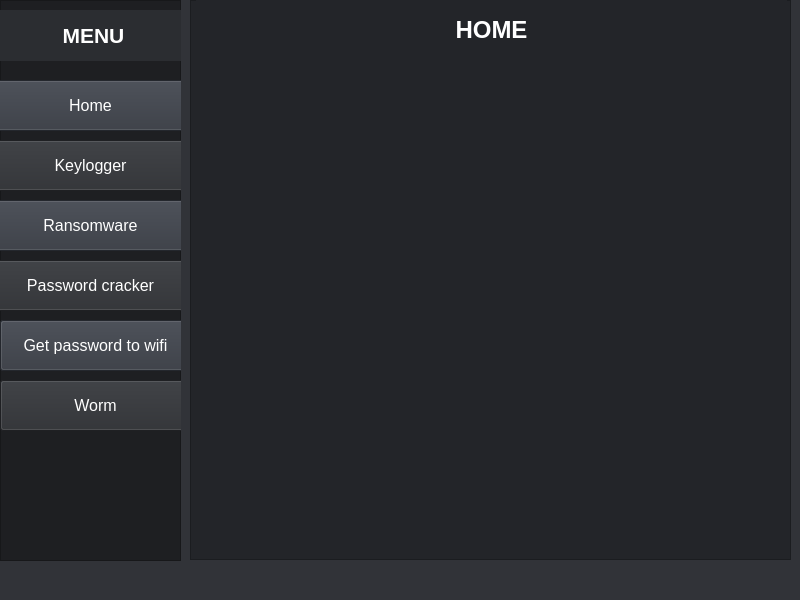
<?xml version="1.0" encoding="UTF-8"?>
<ui version="4.0">
 <class>MainWindow</class>
 <widget class="QMainWindow" name="MainWindow">
  <property name="geometry">
   <rect>
    <x>0</x>
    <y>0</y>
    <width>800</width>
    <height>600</height>
   </rect>
  </property>
  <property name="minimumSize">
   <size>
    <width>800</width>
    <height>600</height>
   </size>
  </property>
  <property name="maximumSize">
   <size>
    <width>800</width>
    <height>600</height>
   </size>
  </property>
  <property name="windowTitle">
   <string>MainWindow</string>
  </property>
  <property name="styleSheet">
   <string notr="true">background-color: #313338;
color: white;</string>
  </property>
  <widget class="QWidget" name="centralwidget">
   <widget class="QFrame" name="menu_frame">
    <property name="geometry">
     <rect>
      <x>0</x>
      <y>0</y>
      <width>181</width>
      <height>561</height>
     </rect>
    </property>
    <property name="font">
     <font>
      <pointsize>16</pointsize>
      <weight>75</weight>
      <bold>true</bold>
     </font>
    </property>
    <property name="styleSheet">
     <string notr="true">background-color:#1e1f22;</string>
    </property>
    <property name="frameShape">
     <enum>QFrame::StyledPanel</enum>
    </property>
    <property name="frameShadow">
     <enum>QFrame::Raised</enum>
    </property>
    <widget class="QLabel" name="menu_label">
     <property name="enabled">
      <bool>true</bool>
     </property>
     <property name="geometry">
      <rect>
       <x>0</x>
       <y>10</y>
       <width>181</width>
       <height>51</height>
      </rect>
     </property>
     <property name="font">
      <font>
       <pointsize>16</pointsize>
       <weight>75</weight>
       <bold>true</bold>
       <underline>false</underline>
       <stylestrategy>PreferDefault</stylestrategy>
       <kerning>true</kerning>
      </font>
     </property>
     <property name="focusPolicy">
      <enum>Qt::NoFocus</enum>
     </property>
     <property name="layoutDirection">
      <enum>Qt::LeftToRight</enum>
     </property>
     <property name="styleSheet">
      <string notr="true">background-color: #2b2d31;</string>
     </property>
     <property name="text">
      <string> MENU</string>
     </property>
     <property name="alignment">
      <set>Qt::AlignCenter</set>
     </property>
    </widget>
    <widget class="QPushButton" name="home">
     <property name="geometry">
      <rect>
       <x>-10</x>
       <y>80</y>
       <width>201</width>
       <height>51</height>
      </rect>
     </property>
     <property name="font">
      <font>
       <pointsize>12</pointsize>
      </font>
     </property>
     <property name="styleSheet">
      <string notr="true">background-color: #33373f;
</string>
     </property>
     <property name="text">
      <string>Home</string>
     </property>
    </widget>
    <widget class="QPushButton" name="keylogger">
     <property name="geometry">
      <rect>
       <x>-10</x>
       <y>140</y>
       <width>201</width>
       <height>51</height>
      </rect>
     </property>
     <property name="font">
      <font>
       <pointsize>12</pointsize>
      </font>
     </property>
     <property name="styleSheet">
      <string notr="true">background-color: #2b2d31;</string>
     </property>
     <property name="text">
      <string>Keylogger</string>
     </property>
    </widget>
    <widget class="QPushButton" name="ransom">
     <property name="geometry">
      <rect>
       <x>-10</x>
       <y>200</y>
       <width>201</width>
       <height>51</height>
      </rect>
     </property>
     <property name="font">
      <font>
       <pointsize>12</pointsize>
      </font>
     </property>
     <property name="styleSheet">
      <string notr="true">background-color: #33373f;
</string>
     </property>
     <property name="text">
      <string>Ransomware</string>
     </property>
    </widget>
    <widget class="QPushButton" name="password_cracker">
     <property name="geometry">
      <rect>
       <x>-10</x>
       <y>260</y>
       <width>201</width>
       <height>51</height>
      </rect>
     </property>
     <property name="font">
      <font>
       <pointsize>12</pointsize>
      </font>
     </property>
     <property name="styleSheet">
      <string notr="true">background-color: #2b2d31;</string>
     </property>
     <property name="text">
      <string>Password cracker</string>
     </property>
    </widget>
    <widget class="QPushButton" name="wifi_password">
     <property name="geometry">
      <rect>
       <x>0</x>
       <y>320</y>
       <width>191</width>
       <height>51</height>
      </rect>
     </property>
     <property name="font">
      <font>
       <pointsize>12</pointsize>
      </font>
     </property>
     <property name="styleSheet">
      <string notr="true">background-color: #33373f;
</string>
     </property>
     <property name="text">
      <string>Get password to wifi</string>
     </property>
    </widget>
    <widget class="QPushButton" name="worm">
     <property name="geometry">
      <rect>
       <x>0</x>
       <y>380</y>
       <width>191</width>
       <height>51</height>
      </rect>
     </property>
     <property name="font">
      <font>
       <pointsize>12</pointsize>
      </font>
     </property>
     <property name="styleSheet">
      <string notr="true">background-color: #2b2d31;</string>
     </property>
     <property name="text">
      <string>Worm</string>
     </property>
    </widget>
   </widget>
   <widget class="QFrame" name="home_frame">
    <property name="enabled">
     <bool>true</bool>
    </property>
    <property name="geometry">
     <rect>
      <x>190</x>
      <y>0</y>
      <width>601</width>
      <height>560</height>
     </rect>
    </property>
    <property name="styleSheet">
     <string notr="true">background-color:#232529;</string>
    </property>
    <property name="frameShape">
     <enum>QFrame::StyledPanel</enum>
    </property>
    <property name="frameShadow">
     <enum>QFrame::Raised</enum>
    </property>
    <widget class="QLabel" name="homel_abel">
     <property name="geometry">
      <rect>
       <x>6</x>
       <y>-1</y>
       <width>591</width>
       <height>61</height>
      </rect>
     </property>
     <property name="font">
      <font>
       <pointsize>18</pointsize>
       <weight>75</weight>
       <italic>false</italic>
       <bold>true</bold>
       <underline>false</underline>
       <strikeout>false</strikeout>
      </font>
     </property>
     <property name="text">
      <string>HOME</string>
     </property>
     <property name="textFormat">
      <enum>Qt::AutoText</enum>
     </property>
     <property name="alignment">
      <set>Qt::AlignCenter</set>
     </property>
    </widget>
   </widget>
  </widget>
  <widget class="QMenuBar" name="menubar">
   <property name="geometry">
    <rect>
     <x>0</x>
     <y>0</y>
     <width>800</width>
     <height>21</height>
    </rect>
   </property>
  </widget>
  <widget class="QStatusBar" name="statusbar"/>
 </widget>
 <resources/>
 <connections/>
</ui>
